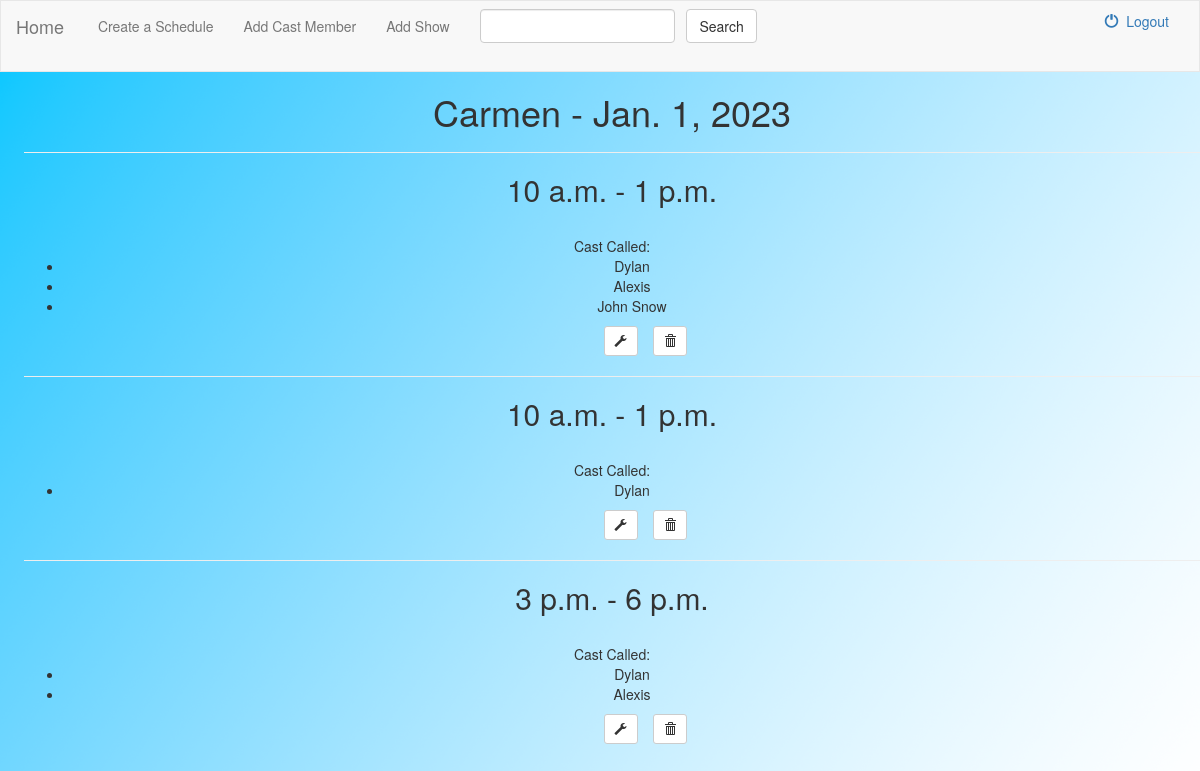
The app's page /getdata/callinfo/3/, older data.
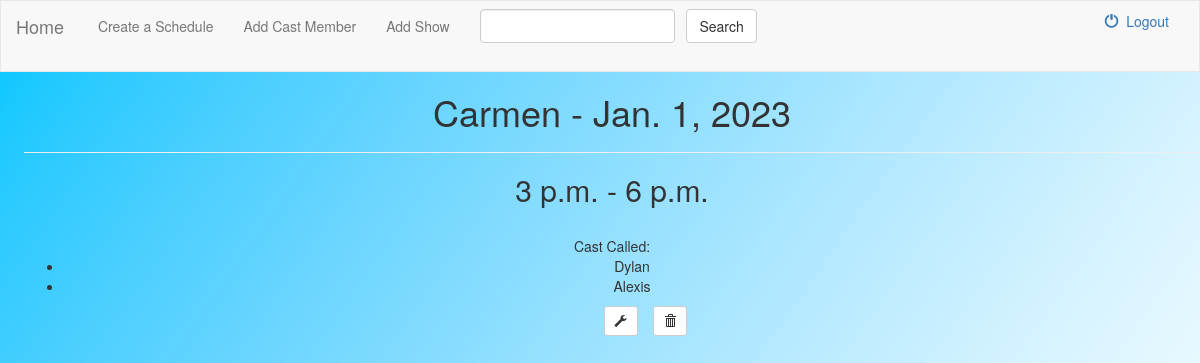
The same page, newer data.
### getdata/models.py (models this page shows, shortened)
class CallTime(models.Model):
    show_id_id = models.ForeignKey(Shows, on_delete=models.CASCADE)
    date = models.DateField(null=False)
    start_time = models.TimeField(null=False)
    end_time = models.TimeField(null=False)
    performers = models.ManyToManyField(Performers)
    notes = models.TextField(null=True, blank=True)

class Performers(models.Model):
    name = models.CharField(max_length=128, unique=True, null=False)
    email = models.CharField(max_length=128, unique=True, null=False)
    phone = models.CharField(max_length=10, unique=True, null=False)

class Shows(models.Model):
    title = models.CharField(max_length=128, unique=True, null=False)
    rehearsal_start = models.DateField(null=False)
    show_open = models.DateField(null=False)
    director_id = models.ForeignKey(Performers, on_delete=models.SET_DEFAULT, default="")

### getdata/views.py (the view)
# urls.py: re_path(r'^callinfo/(?P<pk>[0-9]+)/$', views.CallInfoView.as_view(), name='callinfo'),
class CallInfoView(generic.DetailView):
    model = CallTime
    template_name = 'callinfo.html'
    def get_context_data(self, **kwargs):
        context = super(CallInfoView, self).get_context_data(**kwargs)
        context['calltimes'] = CallTime.objects.all()
        return context

### getdata/templates/callinfo.html (shortened to what this page needs)
{% extends 'base.html' %}
{% block body %}
<h1>{{ object.show_id_id.title }} - {{ object.date }}</h1>
{% for call in calltimes %}
{% if call.date == object.date and call.show_id_id == object.show_id_id %}
<hr>
<h2>{{ call.start_time }} - {{ call.end_time }}</h2><br>
Cast Called: <ul>{% for p in call.performers.all %} <li>{{ p.name }}</li>{% endfor %}</ul>
<form style="display: inline; margin-left: 5%;" action="{% url 'getdata:call-update' call.id %}">
    <button type="submit" class="btn btn-default btn-sm">
        <span class="glyphicon glyphicon-wrench"></span>
    </button>&nbsp;
</form>&nbsp;
<form style="display: inline" action="{% url 'getdata:call-delete' call.id %}">
    <button type="submit" class="btn btn-default btn-sm">
        <span class="glyphicon glyphicon-trash"></span>
    </button>
</form>
{% endif %}
{% endfor %}
{% endblock %}

Row changes from the older to the newer data that the page shows:
removed CallTime: start_time "10 a.m.", end_time "1 p.m.", Performers (name "Dylan"), Performers (name "Alexis")
no longer on this page (row unchanged): Performers: name "John Snow", shown under "10 a.m."
removed CallTime: start_time "10 a.m.", end_time "1 p.m.", Performers (name "Dylan")
